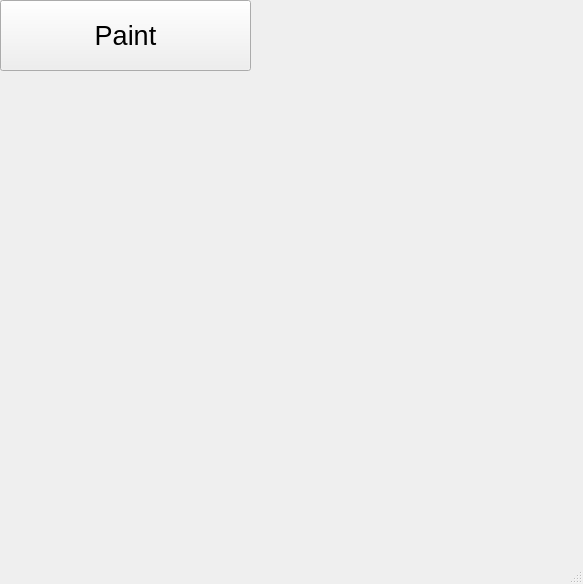
<?xml version="1.0" encoding="UTF-8"?>
<ui version="4.0">
 <class>MainWindow</class>
 <widget class="QMainWindow" name="MainWindow">
  <property name="geometry">
   <rect>
    <x>0</x>
    <y>0</y>
    <width>583</width>
    <height>584</height>
   </rect>
  </property>
  <property name="windowTitle">
   <string>MainWindow</string>
  </property>
  <widget class="QWidget" name="centralwidget">
   <widget class="QPushButton" name="pushButton">
    <property name="geometry">
     <rect>
      <x>0</x>
      <y>0</y>
      <width>251</width>
      <height>71</height>
     </rect>
    </property>
    <property name="font">
     <font>
      <pointsize>20</pointsize>
     </font>
    </property>
    <property name="text">
     <string>Paint</string>
    </property>
   </widget>
  </widget>
  <widget class="QMenuBar" name="menubar">
   <property name="geometry">
    <rect>
     <x>0</x>
     <y>0</y>
     <width>583</width>
     <height>21</height>
    </rect>
   </property>
  </widget>
  <widget class="QStatusBar" name="statusbar"/>
 </widget>
 <resources/>
 <connections/>
</ui>
